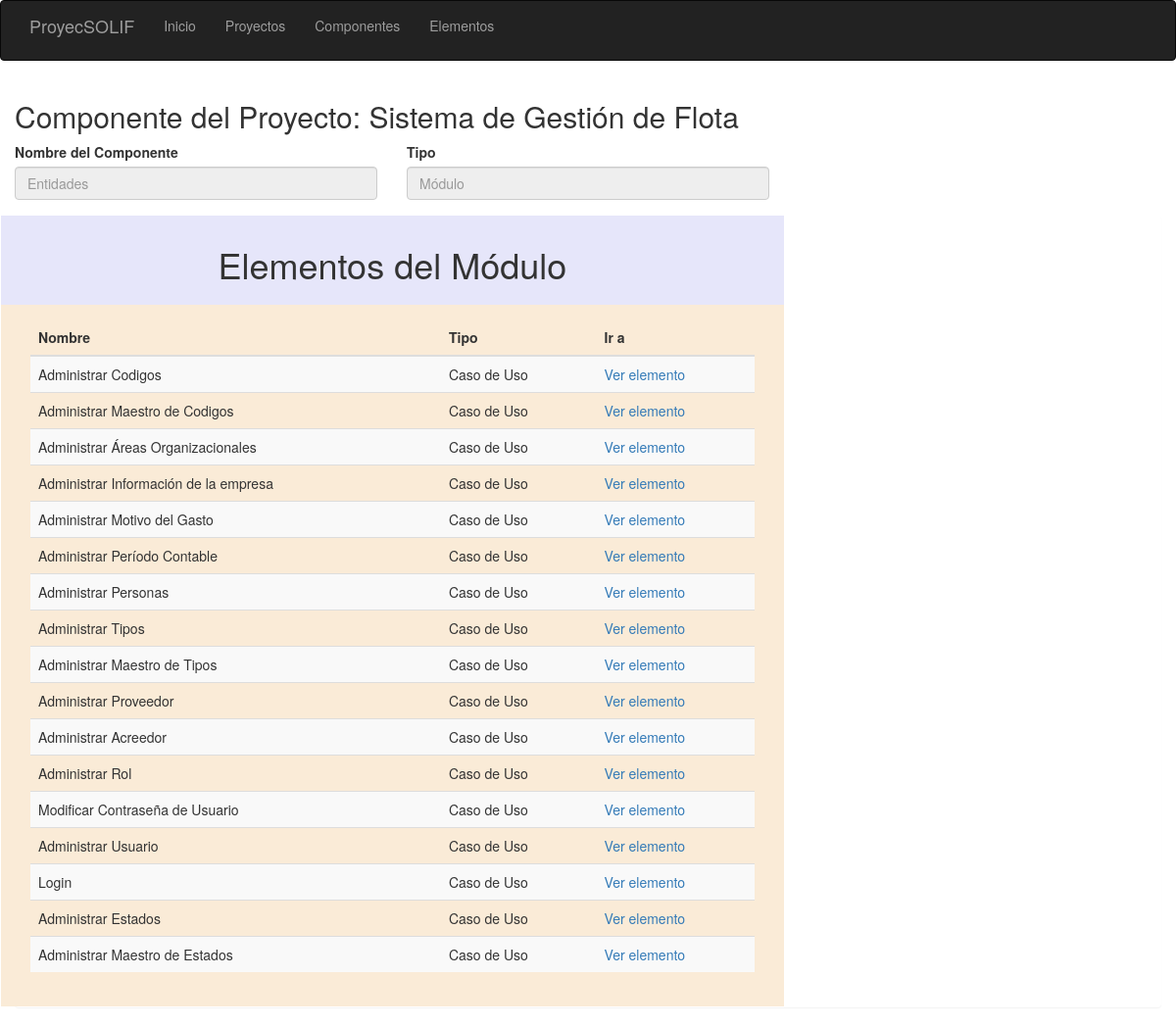
/componente/5fd04672-e13b-49fd-9b92-f1924faa2601/, run on the app's committed database.
### infraestructura/persistencia/modelo/base_de_datos_proyectos.py (models this page shows)
class ProyectoDTO(Base):
    __tablename__ = "td_proyecto"
    id = Column(String(36), primary_key=True)
    nombre_proyecto = Column(String(100), nullable=False)
    tipo_proyecto = Column(String(50), nullable=False)
    descripcion = Column(String(200), nullable=False)
    fecha_fin = Column(String(10), nullable=False)

class ComponenteDTO(Base):
    __tablename__ = "td_componente"
    id = Column(String(36), primary_key=True)
    nombre_componente = Column(String(200), nullable=False)
    tipo_componente = Column(String(50), nullable=False)
    id_proyecto = Column(String(36), ForeignKey(ProyectoDTO.id))

class ElementoDTO(Base):
    __tablename__ = "td_elemento"
    id = Column(String(36), primary_key=True)
    tipo_elemento = Column(String(20), nullable=False)
    nombre_elemento = Column(String(100), nullable=False)
    descripcion = Column(String(200), nullable=False)
    id_componente = Column(String(36), ForeignKey(ComponenteDTO.id))

### presentacion/app.py (the view)
@app.route("/componente/", methods=["POST"])
@app.route("/componente/<string:id>/", methods=["GET", "POST"])
def componente(id):
    formulario = ComponenteForm()
    formulario.inicializar()
    componente = ComponenteVM(config.gestor_componente)
    if id != 0:
        resultado = componente.recuperar_componente(id)
        if resultado is None:
            return redirect(url_for("index"))
        else:
            componente.listar_elementos()
            formulario.nombre_componente = componente.nombre
            formulario.tipo_componente = componente.tipo
            formulario.id = componente.identificador
            formulario.proyecto = componente.proyecto
            for item in componente.lista_elementos:
                formulario.lista_elementos.append(item)
    return render_template("componente.html", form=formulario)

### presentacion/formularios.py
class ComponenteForm(FlaskForm):
    nombre_componente = StringField('Nombre', validators=[DataRequired(), Length(max=50)])
    tipo_componente = StringField('Tipo de Componente')
    id = StringField('Identificador')
    id_proyecto = StringField('Id_Proyecto')
    proyecto = StringField('Proyecto')
    lista_elementos = []
    @staticmethod
    def inicializar():
        ComponenteForm.nombre_componente = None
        ComponenteForm.tipo_componente = None
        ComponenteForm.id = None
        ComponenteForm.id_proyecto = None
        ComponenteForm.proyecto = None
        ComponenteForm.lista_elementos = []

### aplicacion/gestores/gestor_componente.py (called while the page is built)
    def recuperar_componente(self, id_componente):
        self._abrir_unidad_de_trabajo()
        self._componente = self._repositorio.recuperar(id_componente)
        self._cerrar_unidad_de_trabajo()
        return self._componente

    def _abrir_unidad_de_trabajo(self):
        sesion = sessionmaker(bind=self._repositorio.contexto.recurso)
        self._repositorio.contexto.sesion = sesion()
        return

    def _cerrar_unidad_de_trabajo(self):
        self._repositorio.contexto.sesion.commit()
        return

### aplicacion/gestores/gestor_elemento.py (called while the page is built)
    def asignar_repositorio(self, repositorio):
        self._repositorio = repositorio
        return

    def obtener_elementos_del_componente(self, componente):
        self._abrir_unidad_de_trabajo()
        lista_elementos = self._repositorio.obtener_por_componente(componente)
        self._cerrar_unidad_de_trabajo()
        return lista_elementos

    def _abrir_unidad_de_trabajo(self):
        sesion = sessionmaker(bind=self._repositorio.contexto.recurso)
        self._repositorio.contexto.sesion = sesion()
        return

    def _cerrar_unidad_de_trabajo(self):
        self._repositorio.contexto.sesion.commit()
        return

### aplicacion/gestores/gestor_proyecto.py (called while the page is built)
    def recuperar_proyecto(self, id_proyecto):
        self._abrir_unidad_de_trabajo()
        self._proyecto = self._repositorio.recuperar(id_proyecto)
        self._cerrar_unidad_de_trabajo()
        return self._proyecto

    def _abrir_unidad_de_trabajo(self):
        sesion = sessionmaker(bind=self._repositorio.contexto.recurso)
        self._repositorio.contexto.sesion = sesion()
        return

    def _cerrar_unidad_de_trabajo(self):
        self._repositorio.contexto.sesion.commit()
        return

### dominio/base/entidad.py (called while the page is built)
    @property
    def identificacion(self):
        return self._id

    @identificacion.setter
    def identificacion(self, valor):
        self._id = valor
        return

### dominio/base/texto_no_vacio.py (called while the page is built)
    def __str__(self):
        return self._texto

### presentacion/templates/componente.html (shortened to what this page needs)
{% extends "base.html" %}
{% import "bootstrap/wtf.html" as wtf %}
{% block content %}
    <div class="container-fluid">
        <h2>Componente del Proyecto: {{form.proyecto}}</h2>
        <form method="POST" action="/componente/0" role="form">
            <div class="row">
                <div class="col-sm-4">
                      <div class="form-group">
                            <label for="nombre_componente">Nombre del Componente</label>
                             {% if form.id !="0" %}
                             <input type="text" class="form-control"
                                            placeholder="{{ form.nombre_componente }}"
                                            readonly>
                             {% else %}
                             <input type="text" class="form-control" id="nombre_componente"
                                    name="nombre_componente">
                             {% endif %}
                      </div>
                    </div>
                <div class="col-sm-4">
                      <div class="form-group">
                            <label for="tipo_componente">Tipo</label>
                             {% if form.id !="0" %}
                             <input type="text" class="form-control"
                                            placeholder="{{ form.tipo_componente}}"
                                            readonly>
                             {% else %}
                             <input type="text" class="form-control" id="tipo_componente"
                                    name="tipo_componente">
                             {% endif %}
                      </div>
                    </div>
            </div>
        </form>
        {%if form.id !="0" %}
        <div class="panel panel-defaulf">
            <div class="row">
                <div class = "col-sm-8" style = "background-color:lavender">
                    <div class="panel-heading" style="">
                        <h1><p class="text-center"> Elementos del Módulo </h1>
                    </div>
                </div>
            </div>
            <div class="row">
                <div class = "col-sm-8" style = "background-color:antiquewhite">
                    <div class="panel-body">
                        <table class="table table-striped">
                            <thead>
                                <tr>
                                    <th>Nombre </th>
                                    <th>Tipo</th>
                                    <th> Ir a</th>
                                </tr>
                            </thead>
                            <tbody>
                                {% for item in form.lista_elementos %}
                                <tr>
                                    <td>{{ item.nombre_elemento }}</td>
                                    <td>{{ item.tipo_elemento}}</td>
                                    <td><a href="{{ url_for('elemento', id=item.identificacion) }}"> Ver elemento </a></td>
                                </tr>
                                {% endfor %}
                            </tbody>
                        </table>
                    </div>
                </div>
            </div>
        </div>
        {% endif%}
        </div>
{% endblock %}

### data on the page
ProyectoDTO: proyecto "Sistema de Gestión de Flota"
ComponenteDTO: tipo_componente "Módulo"
ElementoDTO: nombre_elemento "Administrar Codigos", tipo_elemento "Caso de Uso"
ElementoDTO: nombre_elemento "Administrar Maestro de Codigos", tipo_elemento "Caso de Uso"
ElementoDTO: nombre_elemento "Administrar Áreas Organizacionales", tipo_elemento "Caso de Uso"
ElementoDTO: nombre_elemento "Administrar Información de la empresa", tipo_elemento "Caso de Uso"
ElementoDTO: nombre_elemento "Administrar Motivo del Gasto", tipo_elemento "Caso de Uso"
ElementoDTO: nombre_elemento "Administrar Período Contable", tipo_elemento "Caso de Uso"
ElementoDTO: nombre_elemento "Administrar Personas", tipo_elemento "Caso de Uso"
ElementoDTO: nombre_elemento "Administrar Tipos", tipo_elemento "Caso de Uso"
ElementoDTO: nombre_elemento "Administrar Maestro de Tipos", tipo_elemento "Caso de Uso"
ElementoDTO: nombre_elemento "Administrar Proveedor", tipo_elemento "Caso de Uso"
ElementoDTO: nombre_elemento "Administrar Acreedor", tipo_elemento "Caso de Uso"
ElementoDTO: nombre_elemento "Administrar Rol", tipo_elemento "Caso de Uso"
ElementoDTO: nombre_elemento "Modificar Contraseña de Usuario", tipo_elemento "Caso de Uso"
ElementoDTO: nombre_elemento "Administrar Usuario", tipo_elemento "Caso de Uso"
ElementoDTO: nombre_elemento "Login", tipo_elemento "Caso de Uso"
ElementoDTO: nombre_elemento "Administrar Estados", tipo_elemento "Caso de Uso"
ElementoDTO: nombre_elemento "Administrar Maestro de Estados", tipo_elemento "Caso de Uso"
